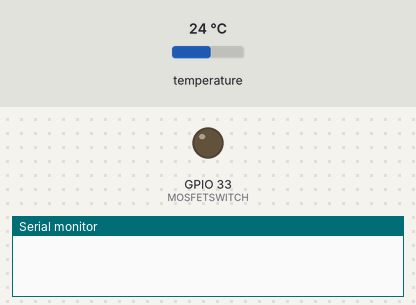
Bench run of a sketch on a simulated ESP32. Parts: output pins drawn as LEDs (lit = HIGH), the last lines printed to the serial monitor. The test bench sets the inputs (shaded band); at power-on: temperature 24 °C.

Above: at 0.1 s.
At 0.8 s:
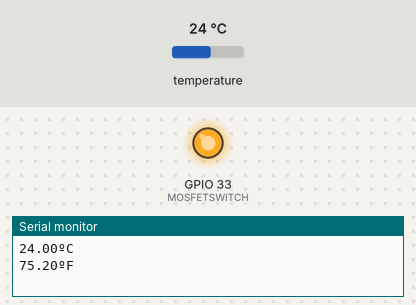
Timing chart, 0 to 2.3 s (numbered marks = the images above):
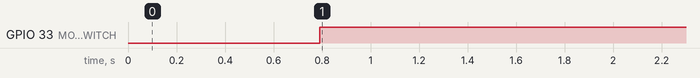

Measured:
- by itself, GPIO 33 (MOSFETSWITCH): LOW → HIGH at 0.79 s

The sketch:

dantescode.ino
```cpp
#include <OneWire.h> // libuary to read data from the pin
#include <DallasTemperature.h> // allows to use the temp sensor

// GPIO where the Heating Element is connected to
const int MOSFETSWITCH = 33;
// GPIO where the DS18B20 is connected to
const int oneWireBus = 4;

// Setup a oneWire instance to communicate with any OneWire devices
OneWire oneWire(oneWireBus);

// Pass our oneWire reference to Dallas Temperature sensor
DallasTemperature sensors(&oneWire);

void setup() {
  // Start the Serial Monitor
  Serial.begin(115200);
  // Start the DS18B20 sensor
  sensors.begin();
    pinMode (MOSFETSWITCH, OUTPUT);
    //Option: If pin doesn't read you could force the pin as an input
    //pinMode (oneWireBus, INPUT);
}

void loop() {
  sensors.requestTemperatures();
  float temperatureC = sensors.getTempCByIndex(0);
  float temperatureF = sensors.getTempFByIndex(0);
  Serial.print(temperatureC);
  Serial.println("ºC");
  Serial.print(temperatureF);
  Serial.println("ºF");


   if (temperatureF <= 90) { // toggle for the heating element at the desired temperature

       digitalWrite (MOSFETSWITCH, HIGH);// as long as temperature stays below desired temp, shit is about to go down.
    }

    else {
      digitalWrite (MOSFETSWITCH, LOW); //When temp is reached the switch will turn off.
    }
 delay(5000);//DS18B20 data wire is connected to pin 15 on the NodeMCU
}
```
